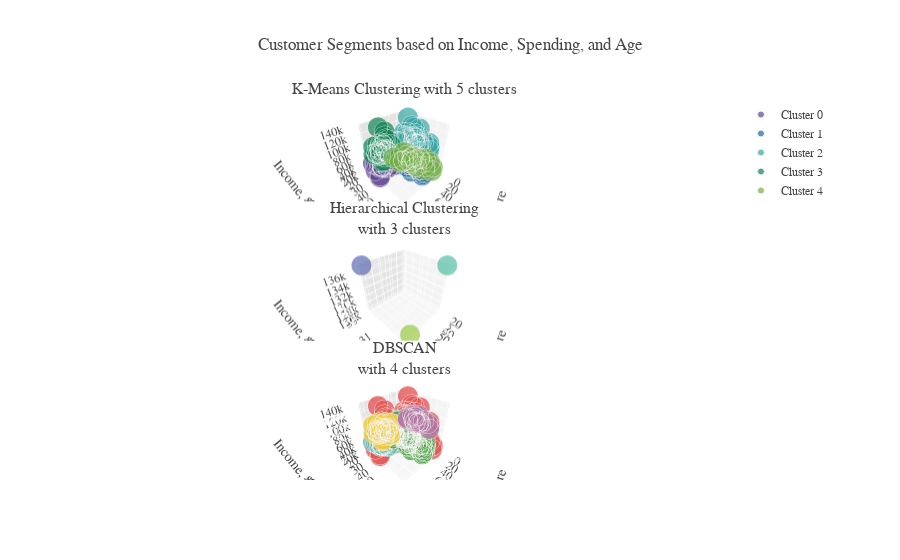

The notebook cell this image was saved under:
### Markdown cell above
Below are the plots of the customer profiles based on age, income, and spending from each clustering model.

### Code cell
# Initializing figure with 3 3D subplots
fig = make_subplots(rows=3, cols=1,
                    vertical_spacing=0.1,
                    specs=[[{'type': 'scatter3d'}],
                           [{'type': 'scatter3d'}], 
                           [{'type': 'scatter3d'}]],
                     subplot_titles=("K-Means Clustering with 5 clusters", 
                                     "Hierarchical Clustering<br>with 3 clusters", 
                                     "DBSCAN<br>with 4 clusters")
                   )

# Adding clusters to scatterplots 
plot_km['K-Means Cluster'] = plot_km['K-Means Cluster'].astype(int)
plot_km=plot_km.sort_values(by='K-Means Cluster')
for i in range(0,5):
    fig.add_trace(go.Scatter3d(x = plot_km[plot_km['K-Means Cluster'] == i]['Spending Score'],
                               y = plot_km[plot_km['K-Means Cluster'] == i]['Age'],
                               z = plot_km[plot_km['K-Means Cluster'] == i]['Annual Income'],                        
                               mode = 'markers', marker=dict(
                                   size=7,  
                                   color = px.colors.qualitative.Prism[i],
                                   line_width = 1,
                                   line_color='#F7F7F7',
                                   opacity=0.7),
                               name = str('Cluster '+str(i)), legendgroup = 1),
                 row=1, col=1)

plot_hc['Hierarchical Cluster'] = plot_hc['Hierarchical Cluster'].astype(int)
plot_hc=plot_hc.sort_values(by='Hierarchical Cluster')
for i in range(0,3):    
    fig.add_trace(go.Scatter3d(x = plot_hc[plot_hc['Hierarchical Cluster'] == i]['Spending Score'],
                               y = plot_hc[plot_hc['Hierarchical Cluster'] == i]['Age'],
                               z = plot_hc[plot_hc['Hierarchical Cluster'] == i]['Annual Income'],                        
                               mode = 'markers', marker=dict(
                                   size=7,   
                                   color = px.colors.qualitative.Vivid[i+1],
                                   line_width = 1, 
                                   line_color='#F7F7F7',
                                   opacity=0.7),
                               name = str('Hierarchical Cluster '+str(i)), legendgroup = 2), 
                  row=2, col=1)

for i, j in enumerate(plot_db['DB Cluster'].unique()): 
    fig.add_trace(go.Scatter3d(x = plot_db[plot_db['DB Cluster'] == j]['Spending Score'],
                               y = plot_db[plot_db['DB Cluster'] == j]['Age'],
                               z = plot_db[plot_db['DB Cluster'] == j]['Annual Income'], 
                               mode = 'markers', marker=dict(
                                   size=7,   
                                   color = px.colors.qualitative.T10[i+2],
                                   line_width = 1,
                                   line_color='#F7F7F7',
                                   opacity=0.8),
                               name = str('DB Cluster '+str(j)), legendgroup = 3), 
                  row=3, col=1)

fig.update_traces(hovertemplate='Customer Spending Score: %{x}<br>Income: $%{z}<br>Age: %{y}')
fig.update_layout(title="Customer Segments based on Income, Spending, and Age",
                  template=temp, height=1800, legend_tracegroupgap = 500,
                  scene=dict(aspectmode='cube',
                             xaxis = dict(title='Spending Score', 
                                          backgroundcolor="#F3F3F3",
                                          gridcolor="white",
                                          showbackground=True,
                                          zerolinecolor="white",),
                             yaxis = dict(title='Age, in years',
                                          backgroundcolor="#E4E4E4",
                                          gridcolor="white",
                                          showbackground=True,
                                          zerolinecolor="white"),
                             zaxis = dict(title='Income, $', 
                                          ticksuffix='k',
                                          backgroundcolor="#F6F6F6",
                                          gridcolor="white",
                                          showbackground=True,
                                          zerolinecolor="white")), 
                  scene2=dict(aspectmode='cube', 
                             xaxis = dict(title='Spending Score',
                                          backgroundcolor="#F3F3F3",
                                          gridcolor="white",
                                          showbackground=True,
                                          zerolinecolor="white",),
                             yaxis = dict(title='Age, in years',
                                          backgroundcolor="#E4E4E4",
                                          gridcolor="white",
                                          showbackground=True,
                                          zerolinecolor="white"),
                             zaxis = dict(title='Income, $', 
                                          ticksuffix='k',
                                          backgroundcolor="#F6F6F6",
                                          gridcolor="white",
                                          showbackground=True,
                                          zerolinecolor="white")), 
                  scene3=dict(aspectmode='cube', 
                             xaxis = dict(title='Spending Score',
                                          backgroundcolor="#F3F3F3",
                                          gridcolor="white",
                                          showbackground=True,
                                          zerolinecolor="white",),
                             yaxis = dict(title='Age, in years',
                                          backgroundcolor="#E4E4E4",
                                          gridcolor="white",
                                          showbackground=True,
                                          zerolinecolor="white"),
                             zaxis = dict(title='Income, $', 
                                          ticksuffix='k',
                                          backgroundcolor="#F6F6F6",
                                          gridcolor="white",
                                          showbackground=True,
                                          zerolinecolor="white"))
                  )
fig.show()

### Figure 1 — Plotly figure (JSON) as saved in the notebook; plotly's stock layout.template omitted (floating-point values rounded to 4 significant figures)
{"data": [{"hovertemplate": "Customer Spending Score: %{x}<br>Income: $%{z}<br>Age: %{y}", "legendgroup": "1", "marker": {"color": "rgb(95, 70, 144)", "line": {"color": "#F7F7F7", "width": 1}, "opacity": 0.7, "size": 7}, "mode": "markers", "name": "Cluster 0", "scene": "scene", "type": "scatter3d", "x": [73, 73, 72, 59, 61, 92, 76, 77, 65, 81, 99, 79, 94, 59, 77, 87, 92, 82, 81, 61, 73, 98, 75, 66, 73], "y": [31, 21, 30, 19, 31, 24, 22, 23, 24, 21, 35, 22, 23, 18, 24, 23, 18, 29, 21, 35, 25, 35, 20, 20, 30], "z": [25, 30, 19, 48, 39, 38, 17, 16, 39, 15, 19, 20, 18, 48, 20, 29, 33, 28, 33, 28, 24, 23, 37, 21, 34]}, {"hovertemplate": "Customer Spending Score: %{x}<br>Income: $%{z}<br>Age: %{y}", "legendgroup": "1", "marker": {"color": "rgb(29, 105, 150)", "line": {"color": "#F7F7F7", "width": 1}, "opacity": 0.7, "size": 7}, "mode": "markers", "name": "Cluster 1", "scene": "scene", "type": "scatter3d", "x": [42, 52, 47, 55, 56, 49, 47, 54, 59, 55, 56, 42, 46, 43, 42, 42, 52, 51, 54, 42, 51, 47, 48, 50, 48, 59, 60, 52, 56, 46, 45, 46, 50, 41, 60, 55, 52, 55, 46, 41, 44, 57, 46, 50, 58, 60, 55, 49, 55, 42, 52, 41, 47, 49, 54, 40, 51, 55, 48, 41, 42, 50, 43, 59, 43, 57, 56, 48, 58, 35, 48, 50, 42, 46, 40, 53], "y": [29, 23, 27, 50, 60, 60, 59, 26, 67, 26, 49, 21, 54, 68, 31, 38, 49, 63, 31, 47, 27, 32, 68, 43, 66, 54, 33, 67, 70, 53, 50, 69, 51, 47, 59, 19, 65, 70, 19, 67, 46, 21, 48, 27, 55, 34, 38, 20, 68, 32, 24, 18, 47, 48, 19, 40, 57, 22, 40, 23, 49, 19, 63, 49, 51, 50, 27, 18, 40, 43, 49, 66, 48, 50, 38, 45], "z": [40, 54, 40, 40, 50, 50, 54, 54, 62, 62, 62, 62, 63, 63, 40, 64, 42, 48, 43, 49, 46, 48, 48, 48, 63, 47, 42, 47, 46, 46, 43, 44, 44, 43, 43, 46, 63, 49, 64, 54, 54, 54, 54, 60, 57, 58, 54, 61, 59, 60, 60, 59, 60, 60, 63, 60, 54, 57, 54, 62, 54, 65, 65, 65, 67, 67, 67, 65, 69, 71, 62, 63, 61, 58, 67, 54]}, {"hovertemplate": "Customer Spending Score: %{x}<br>Income: $%{z}<br>Age: %{y}", "legendgroup": "1", "marker": {"color": "rgb(56, 166, 165)", "line": {"color": "#F7F7F7", "width": 1}, "opacity": 0.7, "size": 7}, "mode": "markers", "name": "Cluster 2", "scene": "scene", "type": "scatter3d", "x": [16, 20, 29, 23, 28, 1, 18, 15, 24, 32, 17, 39, 1, 8, 16, 13, 14, 20, 15, 5, 17, 27, 7, 5, 10, 9, 11, 10, 34, 5, 35, 40, 12, 26, 36, 22, 13], "y": [47, 42, 23, 34, 45, 37, 32, 58, 54, 37, 41, 41, 34, 33, 47, 52, 59, 44, 46, 19, 43, 36, 44, 20, 36, 47, 59, 19, 25, 57, 56, 28, 25, 50, 48, 34, 40], "z": [78, 86, 70, 103, 126, 78, 137, 88, 101, 97, 103, 99, 78, 113, 120, 88, 93, 78, 98, 81, 78, 87, 73, 73, 87, 71, 71, 74, 72, 75, 79, 76, 77, 85, 77, 78, 87]}, {"hovertemplate": "Customer Spending Score: %{x}<br>Income: $%{z}<br>Age: %{y}", "legendgroup": "1", "marker": {"color": "rgb(15, 133, 84)", "line": {"color": "#F7F7F7", "width": 1}, "opacity": 0.7, "size": 7}, "mode": "markers", "name": "Cluster 3", "scene": "scene", "type": "scatter3d", "x": [88, 78, 91, 77, 95, 75, 71, 73, 72, 93, 87, 97, 74, 90, 88, 83, 76, 75, 91, 89, 69, 85, 73, 74, 92, 83, 69, 90, 93, 79, 86, 75, 75, 88, 86, 97, 95, 63, 68], "y": [29, 30, 39, 31, 40, 39, 31, 32, 35, 32, 32, 28, 32, 34, 39, 30, 38, 38, 38, 27, 32, 36, 30, 32, 36, 29, 27, 35, 31, 35, 32, 28, 36, 29, 30, 30, 33, 32, 28], "z": [73, 78, 69, 70, 71, 71, 72, 73, 74, 75, 76, 77, 77, 78, 78, 137, 78, 71, 113, 78, 103, 103, 78, 126, 87, 79, 88, 93, 81, 120, 97, 87, 85, 98, 88, 99, 86, 87, 101]}, {"hovertemplate": "Customer Spending Score: %{x}<br>Income: $%{z}<br>Age: %{y}", "legendgroup": "1", "marker": {"color": "rgb(115, 175, 72)", "line": {"color": "#F7F7F7", "width": 1}, "opacity": 0.7, "size": 7}, "mode": "markers", "name": "Cluster 4", "scene": "scene", "type": "scatter3d", "x": [31, 4, 4, 14, 36, 35, 28, 32, 17, 14, 13, 35, 3, 29, 6, 6, 40, 14, 15, 35, 5, 26, 39], "y": [40, 60, 53, 49, 48, 65, 49, 45, 42, 54, 37, 35, 64, 52, 20, 35, 31, 67, 58, 35, 46, 36, 19], "z": [29, 30, 33, 33, 39, 38, 39, 28, 34, 28, 20, 24, 19, 23, 16, 18, 17, 19, 20, 21, 25, 37, 15]}, {"hovertemplate": "Customer Spending Score: %{x}<br>Income: $%{z}<br>Age: %{y}", "legendgroup": "2", "marker": {"color": "rgb(93, 105, 177)", "line": {"color": "#F7F7F7", "width": 1}, "opacity": 0.7, "size": 7}, "mode": "markers", "name": "Hierarchical Cluster 0", "scene": "scene2", "type": "scatter3d", "x": [83], "y": [30], "z": [137]}, {"hovertemplate": "Customer Spending Score: %{x}<br>Income: $%{z}<br>Age: %{y}", "legendgroup": "2", "marker": {"color": "rgb(82, 188, 163)", "line": {"color": "#F7F7F7", "width": 1}, "opacity": 0.7, "size": 7}, "mode": "markers", "name": "Hierarchical Cluster 1", "scene": "scene2", "type": "scatter3d", "x": [18], "y": [32], "z": [137]}, {"hovertemplate": "Customer Spending Score: %{x}<br>Income: $%{z}<br>Age: %{y}", "legendgroup": "2", "marker": {"color": "rgb(153, 201, 69)", "line": {"color": "#F7F7F7", "width": 1}, "opacity": 0.7, "size": 7}, "mode": "markers", "name": "Hierarchical Cluster 2", "scene": "scene2", "type": "scatter3d", "x": [74], "y": [32], "z": [126]}, {"hovertemplate": "Customer Spending Score: %{x}<br>Income: $%{z}<br>Age: %{y}", "legendgroup": "3", "marker": {"color": "#E45756", "line": {"color": "#F7F7F7", "width": 1}, "opacity": 0.8, "size": 7}, "mode": "markers", "name": "DB Cluster Outliers", "scene": "scene3", "type": "scatter3d", "x": [39, 14, 17, 26, 18, 5, 10, 5, 12, 1, 1, 35, 5, 14, 32, 39, 24, 68, 17, 85, 23, 69, 8, 91, 16, 79, 28, 74, 4, 4, 83, 13, 14, 3, 94, 6, 35, 40, 99, 29, 6, 14, 35, 32, 5, 31, 98, 15], "y": [19, 49, 42, 36, 32, 20, 19, 57, 25, 37, 34, 56, 19, 59, 37, 41, 54, 28, 41, 36, 34, 32, 33, 38, 47, 35, 45, 32, 53, 60, 30, 37, 67, 64, 23, 35, 35, 31, 35, 52, 20, 54, 35, 45, 46, 40, 35, 58], "z": [15, 33, 34, 37, 137, 73, 74, 75, 77, 78, 78, 79, 81, 93, 97, 99, 101, 101, 103, 103, 103, 103, 113, 113, 120, 120, 126, 126, 33, 30, 137, 20, 19, 19, 18, 18, 21, 17, 19, 23, 16, 28, 24, 28, 25, 29, 23, 20]}, {"hovertemplate": "Customer Spending Score: %{x}<br>Income: $%{z}<br>Age: %{y}", "legendgroup": "3", "marker": {"color": "#72B7B2", "line": {"color": "#F7F7F7", "width": 1}, "opacity": 0.8, "size": 7}, "mode": "markers", "name": "DB Cluster 0", "scene": "scene3", "type": "scatter3d", "x": [66, 73, 79, 73, 87, 77, 73, 92, 76, 65, 77, 92, 81, 75, 82, 73, 81, 61, 72], "y": [20, 25, 22, 31, 23, 24, 21, 18, 22, 24, 23, 24, 21, 20, 29, 30, 21, 35, 30], "z": [21, 24, 20, 25, 29, 20, 30, 33, 17, 39, 16, 38, 15, 37, 28, 34, 33, 28, 19]}, {"hovertemplate": "Customer Spending Score: %{x}<br>Income: $%{z}<br>Age: %{y}", "legendgroup": "3", "marker": {"color": "#54A24B", "line": {"color": "#F7F7F7", "width": 1}, "opacity": 0.8, "size": 7}, "mode": "markers", "name": "DB Cluster 1", "scene": "scene3", "type": "scatter3d", "x": [48, 54, 43, 52, 46, 48, 42, 56, 55, 59, 41, 50, 42, 40, 48, 43, 59, 43, 57, 56, 40, 58, 29, 35, 34, 42, 36, 46, 50, 50, 52, 50, 59, 51, 59, 52, 55, 47, 56, 46, 51, 46, 50, 48, 41, 60, 54, 60, 52, 42, 42, 47, 55, 28, 61, 36, 35, 45, 59, 49, 57, 48, 51, 55, 52, 54, 41, 47, 42, 56, 44, 49, 42, 53, 55, 58, 55, 60, 46, 55, 47, 41, 49, 40, 42, 46], "y": [66, 19, 68, 65, 54, 49, 21, 49, 26, 67, 23, 66, 38, 28, 18, 63, 49, 51, 50, 27, 38, 40, 23, 43, 25, 48, 48, 19, 27, 19, 24, 43, 18, 63, 54, 67, 19, 47, 70, 53, 27, 69, 51, 68, 47, 59, 31, 33, 49, 31, 29, 27, 50, 49, 31, 48, 65, 50, 19, 20, 21, 40, 57, 38, 23, 26, 67, 59, 49, 60, 46, 60, 47, 45, 70, 55, 22, 34, 50, 68, 32, 18, 48, 40, 32, 48], "z": [63, 63, 63, 63, 63, 62, 62, 62, 62, 62, 62, 63, 64, 76, 65, 65, 65, 67, 67, 67, 67, 69, 70, 71, 72, 61, 77, 64, 60, 65, 60, 48, 48, 48, 47, 47, 46, 60, 46, 46, 46, 44, 44, 48, 43, 43, 43, 42, 42, 40, 40, 40, 40, 39, 39, 39, 38, 43, 48, 61, 54, 54, 54, 54, 54, 54, 54, 54, 54, 50, 54, 50, 49, 54, 49, 57, 57, 58, 58, 59, 48, 59, 60, 60, 60, 54]}, {"hovertemplate": "Customer Spending Score: %{x}<br>Income: $%{z}<br>Age: %{y}", "legendgroup": "3", "marker": {"color": "#EECA3B", "line": {"color": "#F7F7F7", "width": 1}, "opacity": 0.8, "size": 7}, "mode": "markers", "name": "DB Cluster 2", "scene": "scene3", "type": "scatter3d", "x": [92, 63, 75, 95, 97, 69, 90, 86, 88, 95, 86, 75, 93, 91, 87, 97, 74, 90, 73, 88, 88, 76, 93, 72, 89, 75, 78, 73, 75, 83, 77, 71], "y": [36, 32, 28, 40, 30, 27, 35, 32, 29, 33, 30, 36, 31, 39, 32, 28, 32, 34, 32, 39, 29, 38, 32, 35, 27, 39, 30, 30, 38, 29, 31, 31], "z": [87, 87, 87, 71, 99, 88, 93, 97, 98, 86, 88, 85, 81, 69, 76, 77, 77, 78, 73, 78, 73, 78, 75, 74, 78, 71, 78, 78, 71, 79, 70, 72]}, {"hovertemplate": "Customer Spending Score: %{x}<br>Income: $%{z}<br>Age: %{y}", "legendgroup": "3", "marker": {"color": "#B279A2", "line": {"color": "#F7F7F7", "width": 1}, "opacity": 0.8, "size": 7}, "mode": "markers", "name": "DB Cluster 3", "scene": "scene3", "type": "scatter3d", "x": [9, 7, 11, 20, 15, 17, 20, 16, 15, 13, 10, 13, 27, 26, 22], "y": [47, 44, 59, 42, 46, 43, 44, 47, 58, 52, 36, 40, 36, 50, 34], "z": [71, 73, 71, 86, 98, 78, 78, 78, 88, 88, 87, 87, 87, 85, 78]}], "layout": {"annotations": [{"font": {"size": 16}, "showarrow": false, "text": "K-Means Clustering with 5 clusters", "x": 0.5, "xanchor": "center", "xref": "paper", "y": 1, "yanchor": "bottom", "yref": "paper"}, {"font": {"size": 16}, "showarrow": false, "text": "Hierarchical Clustering<br>with 3 clusters", "x": 0.5, "xanchor": "center", "xref": "paper", "y": 0.6333, "yanchor": "bottom", "yref": "paper"}, {"font": {"size": 16}, "showarrow": false, "text": "DBSCAN<br>with 4 clusters", "x": 0.5, "xanchor": "center", "xref": "paper", "y": 0.2667, "yanchor": "bottom", "yref": "paper"}], "autosize": true, "legend": {"tracegroupgap": 500}, "scene": {"aspectmode": "cube", "aspectratio": {"x": 1, "y": 1, "z": 1}, "domain": {"x": [0, 1], "y": [0.7333, 1]}, "xaxis": {"backgroundcolor": "#F3F3F3", "gridcolor": "white", "showbackground": true, "title": {"text": "Spending Score"}, "type": "linear", "zerolinecolor": "white"}, "yaxis": {"backgroundcolor": "#E4E4E4", "gridcolor": "white", "showbackground": true, "title": {"text": "Age, in years"}, "type": "linear", "zerolinecolor": "white"}, "zaxis": {"backgroundcolor": "#F6F6F6", "gridcolor": "white", "showbackground": true, "ticksuffix": "k", "title": {"text": "Income, $"}, "type": "linear", "zerolinecolor": "white"}}, "scene2": {"aspectmode": "cube", "aspectratio": {"x": 1, "y": 1, "z": 1}, "domain": {"x": [0, 1], "y": [0.3667, 0.6333]}, "xaxis": {"backgroundcolor": "#F3F3F3", "gridcolor": "white", "showbackground": true, "title": {"text": "Spending Score"}, "type": "linear", "zerolinecolor": "white"}, "yaxis": {"backgroundcolor": "#E4E4E4", "gridcolor": "white", "showbackground": true, "title": {"text": "Age, in years"}, "type": "linear", "zerolinecolor": "white"}, "zaxis": {"backgroundcolor": "#F6F6F6", "gridcolor": "white", "showbackground": true, "ticksuffix": "k", "title": {"text": "Income, $"}, "type": "linear", "zerolinecolor": "white"}}, "scene3": {"aspectmode": "cube", "aspectratio": {"x": 1, "y": 1, "z": 1}, "domain": {"x": [0, 1], "y": [0, 0.2667]}, "xaxis": {"backgroundcolor": "#F3F3F3", "gridcolor": "white", "showbackground": true, "title": {"text": "Spending Score"}, "type": "linear", "zerolinecolor": "white"}, "yaxis": {"backgroundcolor": "#E4E4E4", "gridcolor": "white", "showbackground": true, "title": {"text": "Age, in years"}, "type": "linear", "zerolinecolor": "white"}, "zaxis": {"backgroundcolor": "#F6F6F6", "gridcolor": "white", "showbackground": true, "ticksuffix": "k", "title": {"text": "Income, $"}, "type": "linear", "zerolinecolor": "white"}}, "title": {"text": "Customer Segments based on Income, Spending, and Age"}}}
